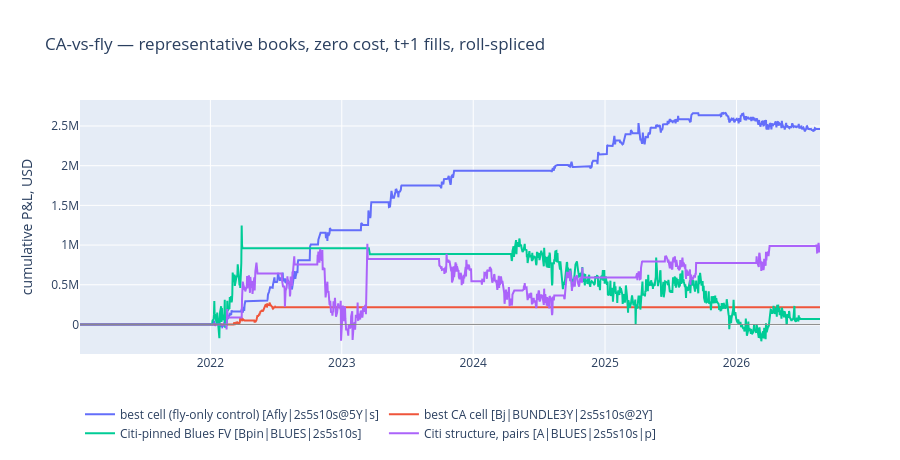

Notebook source saved alongside this figure:
### Markdown cell above
## 10. The books, visually

### Code cell
pick = {
    "best cell (fly-only control)": stats.nlargest(1, "ann_sharpe").index[0],
    "best CA cell": stats[~stats["family"].isin(["A_fly"])]
        .nlargest(1, "ann_sharpe").index[0],
    "Citi-pinned Blues FV": "Bpin|BLUES|2s5s10s",
    "Citi structure, pairs": "A|BLUES|2s5s10s|p",
}
fig = go.Figure()
for name, cid in pick.items():
    if cid in rets.columns:
        eq = rets[cid].cumsum()
        fig.add_trace(go.Scatter(x=eq.index, y=eq.to_numpy(), mode="lines",
                                 name=f"{name} [{cid}]"))
fig.add_hline(y=0, line_width=1, line_color="#888")
fig.update_layout(title="CA-vs-fly — representative books, zero cost, "
                        "t+1 fills, roll-spliced",
                  yaxis_title="cumulative P&L, USD", height=460,
                  legend={"orientation": "h", "y": -0.18})
fig.show()

### Figure 1 — Plotly figure (JSON) as saved in the notebook; plotly's stock layout.template omitted (floating-point values rounded to 4 significant figures; data arrays with more than 128 entries replaced by an {"elided": "..."} marker saying what was removed)
{"data": [{"mode": "lines", "name": "best cell (fly-only control) [Afly|2s5s10s@5Y|s]", "type": "scatter", "x": {"elided": "1409 str values"}, "y": {"elided": "1409 float values"}}, {"mode": "lines", "name": "best CA cell [Bj|BUNDLE3Y|2s5s10s@2Y]", "type": "scatter", "x": {"elided": "1409 str values"}, "y": {"elided": "1409 float values"}}, {"mode": "lines", "name": "Citi-pinned Blues FV [Bpin|BLUES|2s5s10s]", "type": "scatter", "x": {"elided": "1409 str values"}, "y": {"elided": "1409 float values"}}, {"mode": "lines", "name": "Citi structure, pairs [A|BLUES|2s5s10s|p]", "type": "scatter", "x": {"elided": "1409 str values"}, "y": {"elided": "1409 float values"}}], "layout": {"height": 460, "legend": {"orientation": "h", "y": -0.18}, "shapes": [{"line": {"color": "#888", "width": 1}, "type": "line", "x0": 0, "x1": 1, "xref": "x domain", "y0": 0, "y1": 0, "yref": "y"}], "title": {"text": "CA-vs-fly — representative books, zero cost, t+1 fills, roll-spliced"}, "yaxis": {"title": {"text": "cumulative P&L, USD"}}}}
